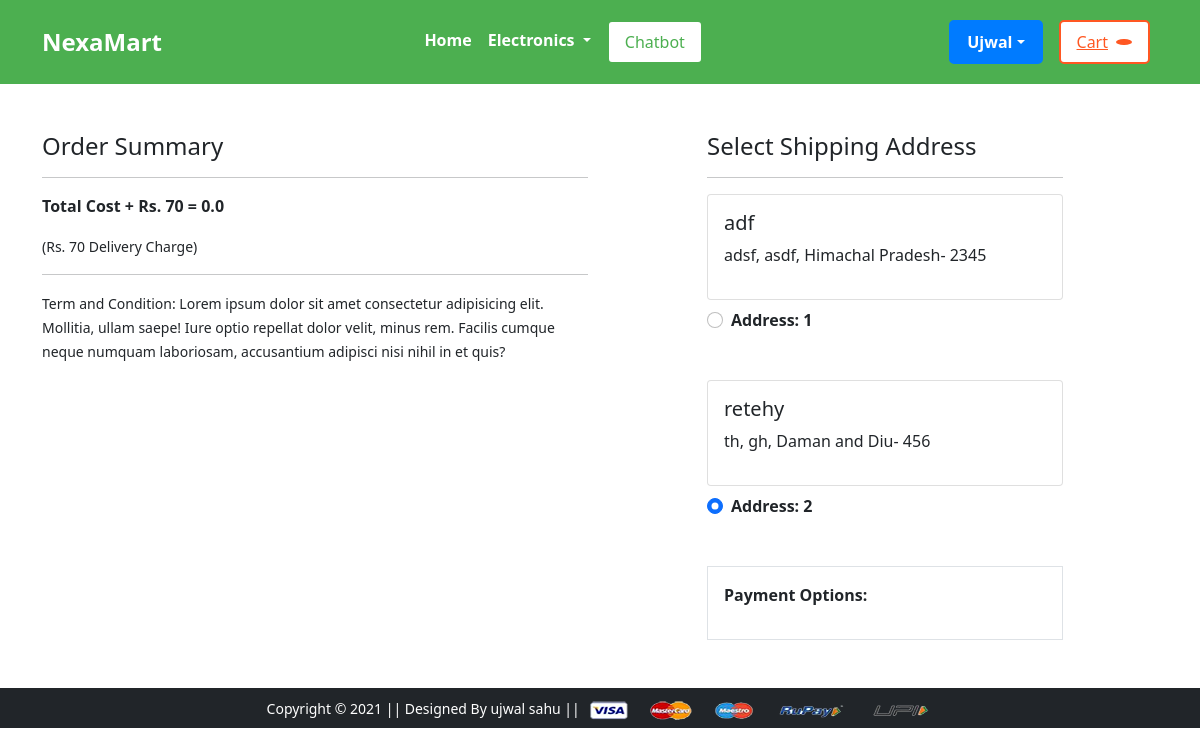
Before: /checkout/ (signed in) with the older database file.
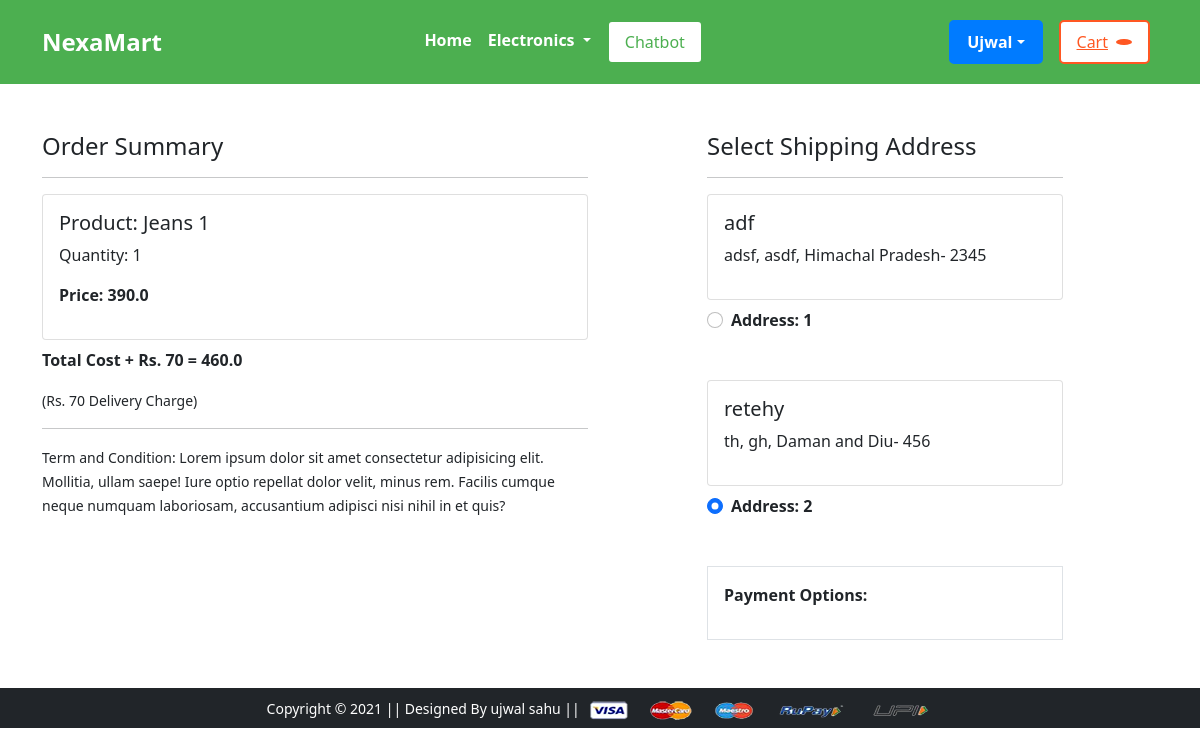
After: the same page with the newer database file.
### app/models.py (models this page shows, shortened)
class Customer(models.Model):
 user = models.ForeignKey(User, on_delete=models.CASCADE)
 name = models.CharField(max_length=200)
 locality = models.CharField(max_length=200)
 city = models.CharField(max_length=50)
 zipcode = models.IntegerField()
 state = models.CharField(choices=STATE_CHOICES, max_length=50)

class Cart(models.Model):
 user = models.ForeignKey(User, on_delete=models.CASCADE)
 product = models.ForeignKey(Product, on_delete=models.CASCADE)
 quantity = models.PositiveIntegerField(default=1)
 @property
 def total_cost(self):
   return self.quantity * self.product.discounted_price

class Product(models.Model):
 title = models.CharField(max_length=100)
 selling_price = models.FloatField()
 discounted_price = models.FloatField()
 description = models.TextField()
 brand = models.CharField(max_length=100)
 category = models.CharField( choices=CATEGORY_CHOICES, max_length=2)
 product_image = models.ImageField(upload_to='productimg')

### app/views.py (the view)
# urls.py: path('checkout/', views.checkout, name='checkout'),
@login_required
def checkout(request):
	user = request.user
	add = Customer.objects.filter(user=user)
	cart_items = Cart.objects.filter(user=request.user)
	amount = 0.0
	shipping_amount = 70.0
	totalamount=0.0
	cart_product = [p for p in Cart.objects.all() if p.user == request.user]
	if cart_product:
		for p in cart_product:
			tempamount = (p.quantity * p.product.discounted_price)
			amount += tempamount
		totalamount = amount+shipping_amount
	return render(request, 'app/checkout.html', {'add':add, 'cart_items':cart_items, 'totalcost':totalamount})

### app/templates/app/checkout.html (shortened to what this page needs)
{% extends 'app/base.html' %}
{% load static %}
{% block main-content %}
<div class="container">
 <div class="row mt-5">
  <div class="col-sm-6">
    <h4>Order Summary</h4>
    <hr>
    {% for item in cart_items %}
      <div class="card mb-2">
        <div class="card-body">
          <h5>Product: {{item.product.title}}</h5>
          <p>Quantity: {{item.quantity}}</p>
          <p class="fw-bold">Price: {{item.total_cost}}</p>
        </div>
      </div>
    {% endfor %}
    <p class="fw-bold">Total Cost + Rs. 70  = {{totalcost}}</p>
    <small>(Rs. 70 Delivery Charge)</small> <hr>
    <small>Term and Condition: Lorem ipsum dolor sit amet consectetur adipisicing elit. Mollitia, ullam saepe! Iure optio repellat dolor velit, minus rem. Facilis cumque neque numquam laboriosam, accusantium adipisci nisi nihil in et quis?</small>
  </div>
  <div class="col-sm-4 offset-sm-1">
    <h4>Select Shipping Address</h4>
    <hr>
    <form action="/paymentdone" id="myform">
    {% for ad in add %}
      <div class="card">
        <div class="card-body">
        <h5>{{ad.name}}</h5>
        <p>{{ad.locality}}, {{ad.city}}, {{ad.state}}- {{ad.zipcode}}</p>
        </div>
      </div>
        <div class="form-check mt-2 mb-5">
          <input class="form-check-input" type="radio" name="custid" id="custadd{{forloop.counter}}" value="{{ad.id}}" checked>
          <label class="form-check-label fw-bold" for="custadd{{forloop.counter}}">
            Address: {{ forloop.counter }} </label>
        </div>
      {% endfor %}
        <div class="border p-3">
          <p class="fw-bold">Payment Options:</p>
        </div>
      </form>
    </div>
  </div>
</div>
{% endblock main-content %}

Changed rows visible on the page:
added Cart: product "Jeans 1", quantity "1", total_cost "390.0"
Other visible differences:
{{ totalcost }}: "0.0" → "460.0"
